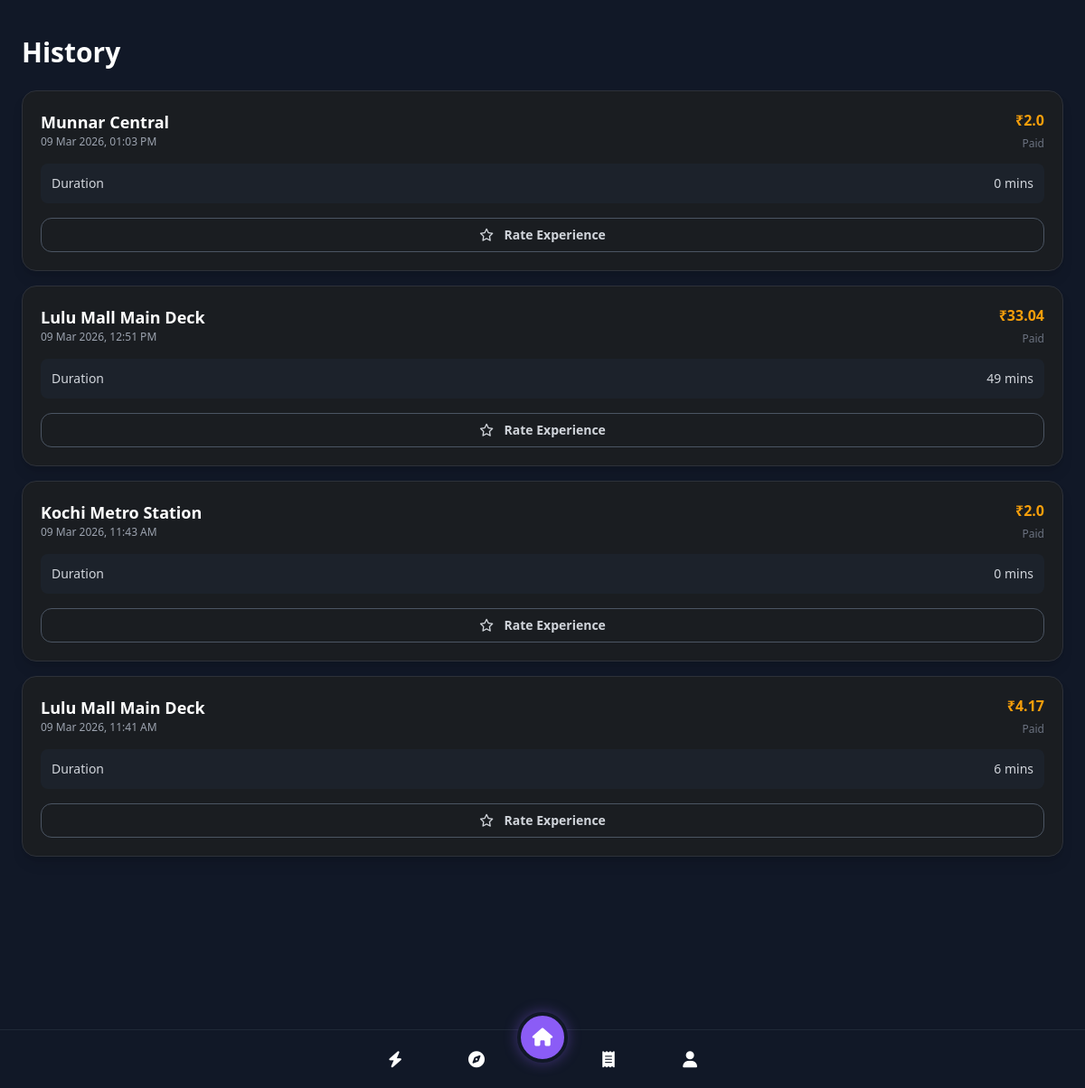
The app's page /history (signed in), older data.
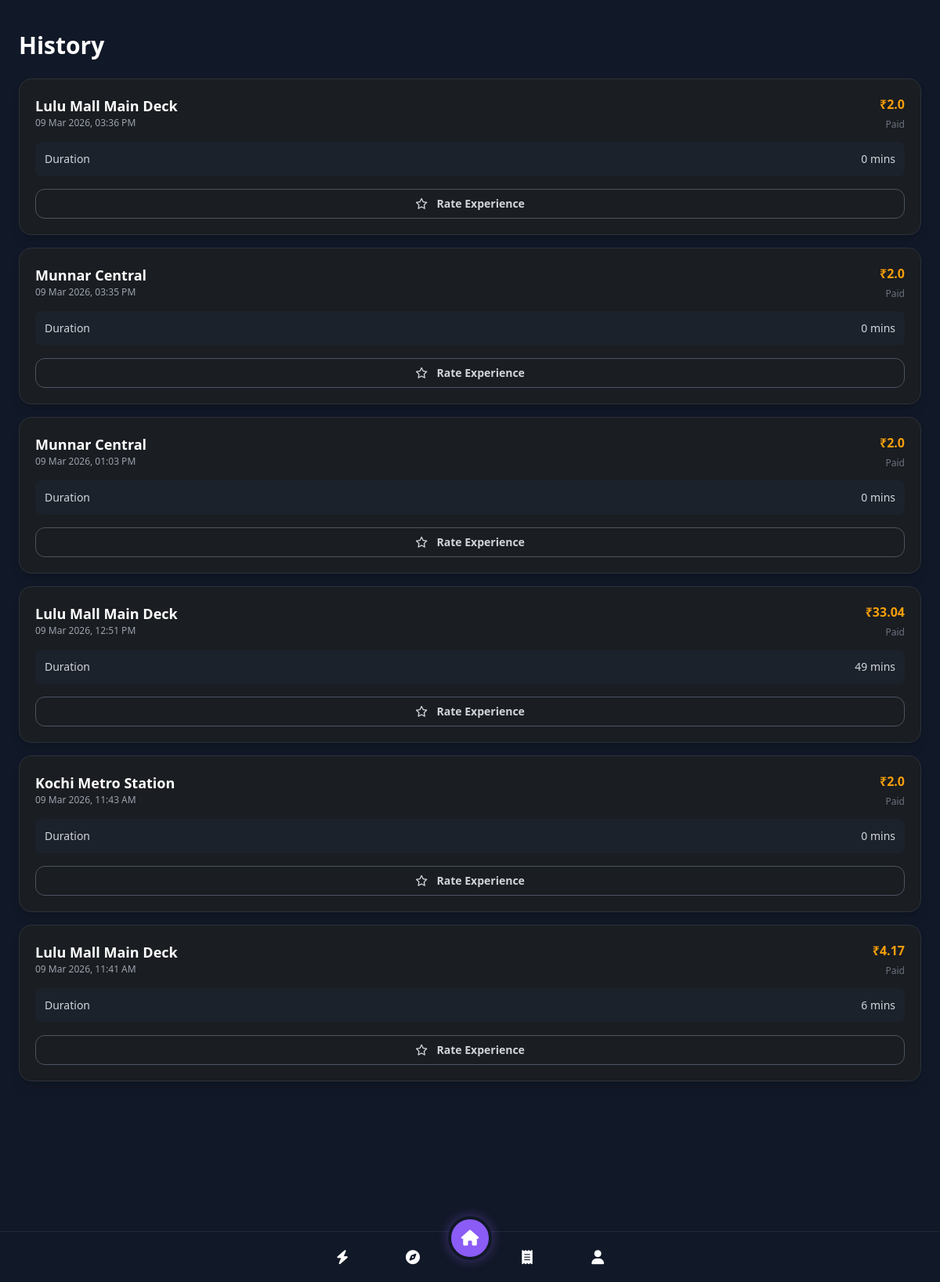
The same page, newer data.
### models.py (models this page shows, shortened)
class Booking(db.Model):
    id = db.Column(db.Integer, primary_key=True)
    user_id = db.Column(db.Integer, db.ForeignKey('user.id'), nullable=False) # Simplified for demo
    zone_id = db.Column(db.Integer, db.ForeignKey('parking_zone.id'), nullable=False)
    start_time = db.Column(db.DateTime, default=datetime.utcnow)
    end_time = db.Column(db.DateTime, nullable=True)
    status = db.Column(db.String(20), default='Active') # Active, Completed
    total_cost = db.Column(db.Float, default=0.0)
    zone = db.relationship('ParkingZone', backref='bookings')

class ParkingZone(db.Model):
    id = db.Column(db.Integer, primary_key=True)
    name = db.Column(db.String(100), nullable=False)
    location = db.Column(db.String(200), nullable=False)
    total_slots = db.Column(db.Integer, nullable=False)
    occupied_slots = db.Column(db.Integer, nullable=False, default=0)
    price_per_hour = db.Column(db.Float, nullable=False)
    lat = db.Column(db.Float, nullable=True)
    lon = db.Column(db.Float, nullable=True)
    status = db.Column(db.String(20), default='pending')  # 'pending', 'approved', 'rejected'

### app.py (the view)
@app.route('/history')
def history():
    user_id = get_current_user_id()
    bookings = Booking.query.filter_by(user_id=user_id, status='Completed').order_by(Booking.end_time.desc()).all()
    return render_template('history.html', bookings=bookings, page='history')

### app.py (called while the page is built)
def get_current_user_id():
    return session.get('user_id')

@app.before_request
def require_login():
    allowed_routes = ['login', 'register', 'static']
    if request.endpoint and request.endpoint not in allowed_routes and 'user_id' not in session:
        if not request.endpoint.startswith('static'):
            return redirect(url_for('login'))

### templates/history.html (shortened to what this page needs)
{% extends 'base.html' %}
{% block content %}
<div class="px-6 pt-10 pb-24 bg-gray-900 text-white">
    <h1 class="text-3xl font-bold text-white mb-6">History</h1>
    {% if bookings %}
    <div class="space-y-4">
        {% for booking in bookings %}
        <div class="bg-surface border border-border rounded-2xl p-5 shadow-lg">
            <div class="flex justify-between items-start mb-3">
                <div>
                    <h3 class="font-bold text-white text-lg">{{ booking.zone.name }}</h3>
                    <p class="text-gray-400 text-xs">{{ booking.end_time.strftime('%d %b %Y, %I:%M %p') }}</p>
                </div>
                <div class="text-right">
                    <span class="block font-bold text-accent">₹{{ booking.total_cost }}</span>
                    <span class="text-xs text-gray-500">Paid</span>
                </div>
            </div>
            <div class="bg-gray-800/50 rounded-lg p-3 text-sm text-gray-300 flex justify-between mb-4">
                <span>Duration</span>
                <span>
                    {% set duration = (booking.end_time - booking.start_time).total_seconds() / 60 %}
                    {{ duration|int }} mins
                </span>
            </div>
            <form action="{{ url_for('rate_booking', booking_id=booking.id) }}" method="POST">
                <button type="submit"
                    class="w-full border border-gray-600 hover:bg-gray-700 text-gray-300 text-sm font-bold py-2 rounded-xl transition-colors">
                    <i class="far fa-star mr-2"></i> Rate Experience
                </button>
            </form>
        </div>
        {% endfor %}
    </div>
    {% endif %}
</div>
{% endblock %}

### templates/base.html (shortened to what this page needs)
<!DOCTYPE html>
<html lang="en">
<head>
    <link rel="stylesheet" href="{{ url_for('static', filename='css/style.css') }}">
    <link rel="stylesheet" href="https://cdnjs.cloudflare.com/ajax/libs/font-awesome/6.4.0/css/all.min.css">
</head>
<body class="bg-gray-900">
    <main class="flex-1 overflow-y-auto mb-20" style="padding-bottom: 5rem;">
        {% block content %}
        {% endblock %}
    </main>
    <nav class="fixed bottom-0 w-full bg-gray-900 border-t border-gray-800 z-50">
        <div class="flex justify-between items-center h-16 max-w-md mx-auto px-4">
            <a href="{{ url_for('active') }}" class="nav-link {{ 'active' if page == 'active' else '' }} text-white hover:bg-gray-800 transition-colors flex flex-col items-center justify-center flex-1">
                <i class="fas fa-bolt text-lg"></i>
            </a>
            <a href="{{ url_for('explore') }}" class="nav-link {{ 'active' if page == 'explore' else '' }} text-white hover:bg-gray-800 transition-colors flex flex-col items-center justify-center flex-1">
                <i class="fas fa-compass text-lg"></i>
            </a>
            <div class="relative" style="top: -1.5rem;">
                <a href="{{ url_for('dashboard') }}"
                    class="flex items-center justify-center w-14 h-14 rounded-full bg-primary text-white shadow-lg border-4 border-gray-900"
                    style="box-shadow: 0 0 15px rgba(139, 92, 246, 0.4);">
                    <i class="fas fa-home text-xl"></i>
                </a>
            </div>
            <a href="{{ url_for('history') }}" class="nav-link {{ 'active' if page == 'history' else '' }} text-white hover:bg-gray-800 transition-colors flex flex-col items-center justify-center flex-1">
                <i class="fas fa-receipt text-lg"></i>
            </a>
            <a href="{{ url_for('profile') }}" class="nav-link {{ 'active' if page == 'profile' else '' }} text-white hover:bg-gray-800 transition-colors flex flex-col items-center justify-center flex-1">
                <i class="fas fa-user text-lg"></i>
            </a>
        </div>
    </nav>
</body>
</html>

Row changes from the older to the newer data that the page shows:
added Booking: zone.name "Lulu Mall Main Deck", end_time "09 Mar 2026, 03:36 PM", total_cost "2.0", duration "0"
added Booking: zone.name "Munnar Central", end_time "09 Mar 2026, 03:35 PM", total_cost "2.0", duration "0"
